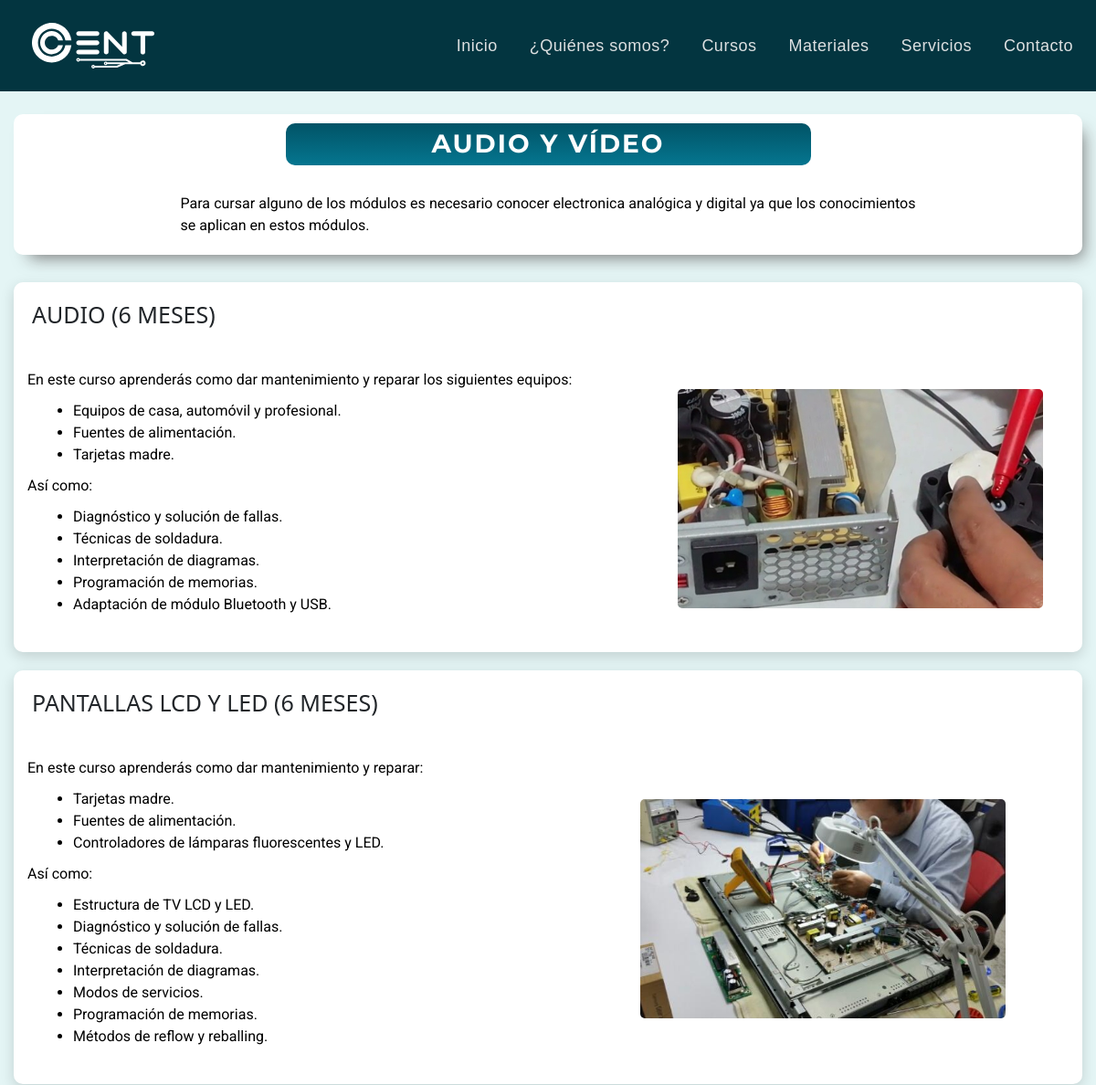
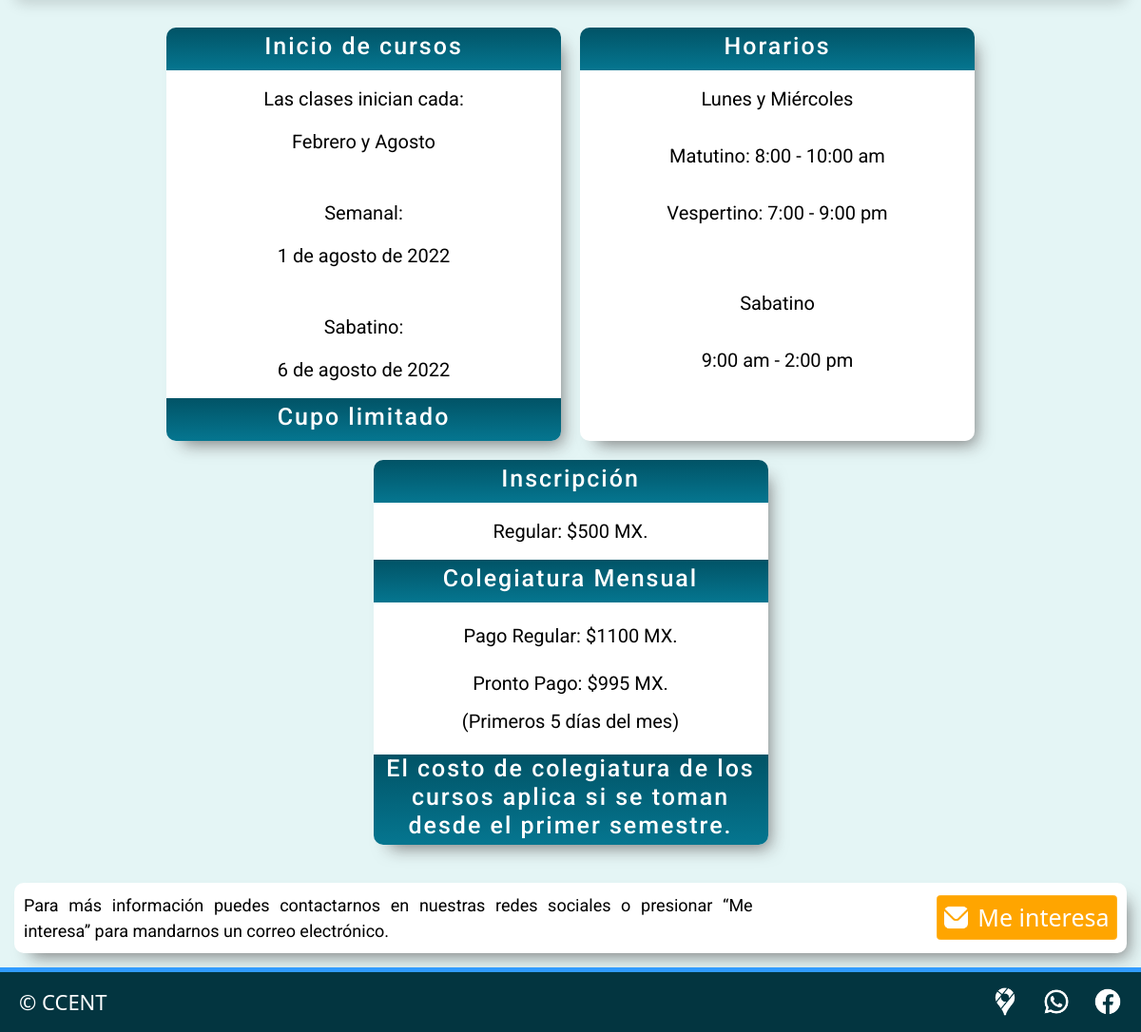
The page /curso/4 on the database its author committed (2 pictures, top to bottom).
### apps/home/models.py (models this page shows, shortened)
class Curso(models.Model):
    titulo = models.CharField(max_length=100)
    imagen = models.FileField(null=False, upload_to=f'static/img/cursos', default=None)
    created = models.DateTimeField(auto_now_add=True)
    updated = models.DateTimeField(auto_now=True)
    descripcion = RichTextField()

class Modulo(models.Model):
    modulo = models.CharField(max_length=100)
    descripcion = RichTextField()
    curso = models.ForeignKey(Curso, on_delete=models.PROTECT, null=True)
    imagen = models.FileField(null=False, upload_to=f'static/img/modulos', default=None)

class Colegiatura(models.Model):
    nombre = models.CharField(max_length=100)
    semanal = models.DateField()
    sabatino = models.DateField()
    inscripcion = models.PositiveIntegerField(null=False)
    colegiatura = models.PositiveIntegerField(null=False)
    pronto = models.PositiveIntegerField(null=False)

### apps/home/views.py (the view)
# urls.py: path('curso/<int:curso_id>', views.curso, name='curso'),
def curso(request, curso_id):
    mod = Modulo.objects.filter(curso_id=curso_id)
    curso = Curso.objects.get(id=curso_id)
    colegiatura = Colegiatura.objects.get(id=1)
    context = {
        "modulos": mod,
        "curso": curso,
        "colegiatura": colegiatura
    }
    return render(request, 'home/curso.html',context)

### apps/templates/home/curso.html (shortened to what this page needs)
{% extends 'layouts/base.html' %}
{% load static %}
{% block stylesheet %}
<link href="https://cdn.jsdelivr.net/npm/bootstrap@5.2.2/dist/css/bootstrap.min.css" rel="stylesheet">
<link rel="stylesheet" href={%static 'css/style.css'%}>
<link rel="stylesheet" href= {%static 'css/curso.css'%}>
{% endblock stylesheet %}
{% block content %}
<div class="cont_desc">
  <div class="contendor_titulo">
    <h1 class="title">
      {{curso.titulo}}
    </h1>
  </div>
  <div class="contenedor_descripcion">
    <p class="descripcion">
      {{curso.descripcion | safe}}
    </p>
  </div>
</div>
{% for mod in modulos %}
  <div class="cont_mod1">
    <div class="contenedor_tMod1">
      <h1 class="title_mod1">
      {{mod.modulo}}
      </h1>
    </div>
    <div class="contenedor_descMod1">
      <p class="desc_mod1">{{mod.descripcion | safe}}</p>
    </div>
    <div class="contenedor_imgMod1">
      <img class="curso-img" src={{mod.imagen.url}} alt="">
    </div>
  </div>
{% endfor %}
<div class="cont_info">
  <div class="contenedor_inicio-cursos">
    <div class="titulo_curso">
      <h1>Inicio de cursos</h1>
    </div>
    <div class="inf_inicio">
      <p>Las clases inician cada:</p>
      <p>Febrero y Agosto</p>
      <br>
      <p>Semanal:</p>
      <p>{{colegiatura.semanal}}</p>
      <br>
      <p>Sabatino:</p>
      <p>{{colegiatura.sabatino}}</p>
    </div>
    <div class="titulo_curso">
      <h1>Cupo limitado</h1>
    </div>
  </div>
  <div class="contenedro_horario">
    <div class="titulo_horario">
      <h1>Horarios</h1>
    </div>
    <div class="inf_horario">
      <p>Lunes y Miércoles</p>
      <p>Matutino: 8:00 - 10:00 am</p>
      <p>Vespertino: 7:00 - 9:00 pm</p>
      <p class="horario2">Sabatino</p>
      <p>9:00 am - 2:00 pm</p>
    </div>
  </div>
  <div class="contenedor_inscripcion">
    <div class="titulo_inscripcion">
      <h1>Inscripción</h1>
    </div>
    <div class="inf_inscripcion">
      <p class="pago_regular">Regular: ${{colegiatura.inscripcion}} MX.</p>
    </div>
    <div class="titulo_inscripcion">
      <h1>Colegiatura Mensual</h1>
    </div>
    <div class="inf_inscripcion">
      <p class="pago_regular2">Pago Regular: ${{colegiatura.colegiatura}} MX.</p>
      <p class="pago_pronto">Pronto Pago: ${{colegiatura.pronto}} MX.</p>
      <p class="desc_pronto">(Primeros 5 días del mes)</p>
    </div>
    <div class="titulo_inscripcion">
      <h1>El costo de colegiatura de los cursos aplica si se toman desde el primer semestre.</h1>
    </div>
  </div>
</div>
<div class="cont_banner">
  <div class="banner__texto">
    <p class="banner">
      Para más información puedes contactarnos en nuestras redes sociales o presionar “Me interesa” para mandarnos un correo electrónico.
    </p>
  </div >
  <div class="banner__btn">
  <button type="button" class="btn btn-primary" data-bs-toggle="modal" data-bs-target="#exampleModalCenter">
   <div class="cont__btn"><img src={% static 'img/sobre.png' %} alt="">  Me interesa </div>
  </button>
  </div>
</div>
{% endblock content %}

### static/css/style.css (style rules this page uses)
:root { --roboto: 'Roboto', sans-serif; --montserrat: 'Montserrat', sans-serif; --regular: 400; --azul-fondo: #E4F5F5; --azul-nav: #015366; --azul-footer: #033540; --negrita: 700; }
* { box-sizing: border-box; margin: 0; padding: 0; }
html { font-family: var(--roboto); font-weight: var(--regular); font-size: 62.5%; height: 100%; }
p { font-family: var(--roboto); font-weight: var(--regular); font-size: 1.6rem; text-align: justify; }
li, p, .titulo { color: black; }
body { display: flex; width: 100%; flex-direction: column; min-height: 100vh; background-color: var(--azul-fondo); }
*:before, *:after { padding: 0; margin: 0; box-sizing: border-box; }

### rows shown on the page
Curso: titulo "AUDIO Y VÍDEO", descripcion "Para cursar alguno de los módulos es necesario conocer electronica analógica y digital ya que los conocimientos se aplican en estos módulos."
Modulo: modulo "AUDIO (6 MESES)", descripcion "En este curso aprenderás como dar mantenimiento y reparar los siguientes equipos: Equipos de casa, automóvil y profesional. Fuentes de alimentación. Tarjetas madre. Así como: Diagnóstico y solución de fallas. Técnicas de soldadura. Interpretación de diagramas. Programación de memorias. Adaptación de módulo Bluetooth y USB.", imagen (picture)
Modulo: modulo "PANTALLAS LCD Y LED (6 MESES)", descripcion "En este curso aprenderás como dar mantenimiento y reparar: Tarjetas madre. Fuentes de alimentación. Controladores de lámparas fluorescentes y LED. Así como: Estructura de TV LCD y LED. Diagnóstico y solución de fallas. Técnicas de soldadura. Interpretación de diagramas. Modos de servicios. Programación de memorias. Métodos de reflow y reballing.", imagen (picture)
Colegiatura: semanal "1 de agosto de 2022", sabatino "6 de agosto de 2022", inscripcion "500", colegiatura "1100", pronto "995"
